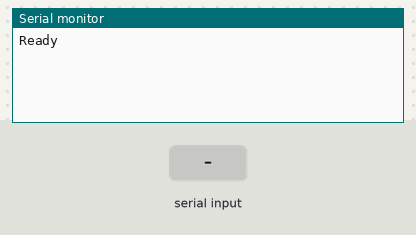
The sketch below on a simulated Arduino Uno, built with avr-gcc and run on an emulated ATmega328P. Shown: the last lines printed to the serial monitor. The test bench sets the inputs (shaded band).

Above: at 1.2 s.
1.3 s: "1" received over Serial
At 2.0 s:
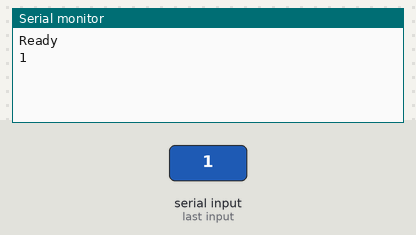
2.8 s: "0" received over Serial
At 3.2 s:
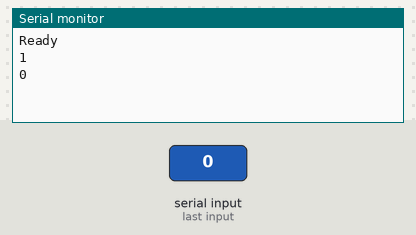
4.3 s: "2" received over Serial
At 5.5 s:
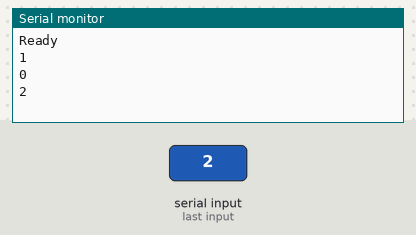

Measured:
- after the input at 1.3 s, the serial monitor: prints a new line at once (image 1)
- after the input at 2.8 s, the serial monitor: prints a new line at once (image 2)
- after the input at 4.3 s, the serial monitor: prints a new line at once (image 3)

The sketch:

bluetooth_serial_string_reader.ino
```cpp
//Sketch used to re-familiarise with Serial comms on Bluetooth module


String c = "Ready"; // Initialize with a default message

void setup() {
  Serial.begin(38400);
  Serial.println(c); // Print the initial message
}

void loop() {
  // Check if data is available to read
  if (Serial.available() > 0) {
    // Clear the previous content of the string
    c = "";
    // Read incoming data
    while (Serial.available() > 0) {
      char ch = Serial.read();
      c += ch;
      delay(10); // Small delay to ensure all characters are read
    }
    // Print the received string
    Serial.println(c);
  }
}
```
